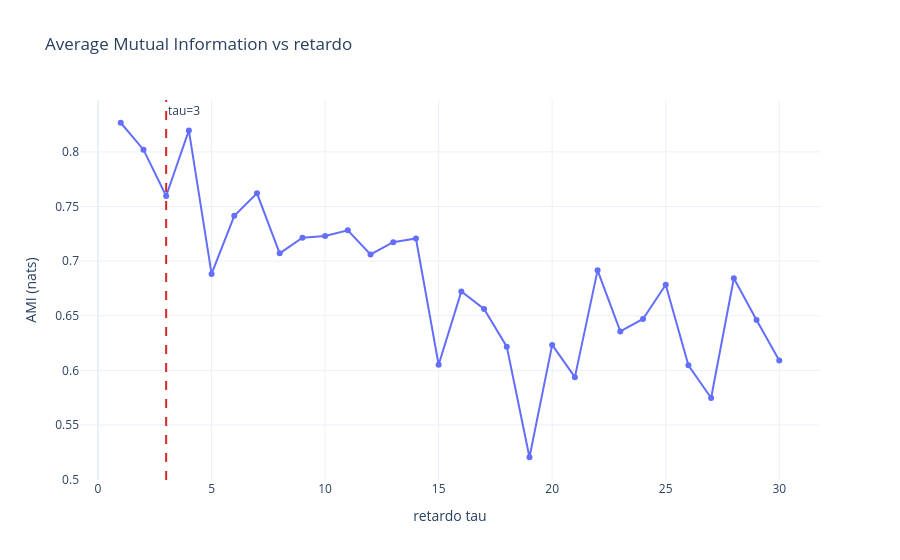

Notebook source saved alongside this figure:
### Markdown cell above
## 3. AmiFnnSelector (Takens)

**Idea:** reconstruir la dinamica con un time-delay embedding `v(t) = [s(t-1), s(t-1-tau), ...]`.

* **tau (AMI):** primer minimo de la Informacion Mutua Promedio entre la serie y su copia retrasada. Es la separacion donde cada coordenada aporta info nueva sin desconectarse.
* **m (FNN):** False Nearest Neighbors. Sube m hasta que los vecinos falsos (cercanos solo por falta de dimensiones) desaparecen.

Los lags resultantes son uniformes: `1, 1+tau, 1+2tau, ...`

### Code cell
from email import feedparser
from src.features.build_features import (
    _average_mutual_information,
    estimate_delay_ami,
    estimate_dimension_fnn,
)
# 1. Extraer la serie temporal unidimensional como un array de NumPy
s = serie["consumo_real"].to_numpy()

# 2. Calcular la curva AMI usando la serie unidimensional
max_tau = 30
ami_curve = [_average_mutual_information(s[:-k], s[k:]) for k in range(1, max_tau + 1)]

# 3. Estimar tau y m usando la serie unidimensional 's'
tau = estimate_delay_ami(s)
m = estimate_dimension_fnn(s, tau)

print(f"tau elegido = {tau}   |   m elegido = {m}")

# 4. Graficar los resultados
fig = go.Figure()
fig.add_trace(go.Scatter(x=list(range(1, max_tau + 1)), y=ami_curve, mode="lines+markers", name="AMI"))
fig.add_vline(x=tau, line=dict(color="#d62728", dash="dash"), annotation_text=f"tau={tau}")
fig.update_layout(title="Average Mutual Information vs retardo", template="plotly_white",
                  xaxis_title="retardo tau", yaxis_title="AMI (nats)")
fig.show()

### Figure 1 — Plotly figure (JSON) as saved in the notebook; plotly's stock layout.template omitted (floating-point values rounded to 4 significant figures)
{"data": [{"mode": "lines+markers", "name": "AMI", "type": "scatter", "x": [1, 2, 3, 4, 5, 6, 7, 8, 9, 10, 11, 12, 13, 14, 15, 16, 17, 18, 19, 20, 21, 22, 23, 24, 25, 26, 27, 28, 29, 30], "y": [0.8267, 0.802, 0.7596, 0.8196, 0.6883, 0.7415, 0.7621, 0.7071, 0.7214, 0.7231, 0.7283, 0.7061, 0.7173, 0.7207, 0.6052, 0.6723, 0.6562, 0.6217, 0.5205, 0.6234, 0.5938, 0.6916, 0.6357, 0.647, 0.6784, 0.6047, 0.5747, 0.6844, 0.6461, 0.6091]}], "layout": {"annotations": [{"showarrow": false, "text": "tau=3", "x": 3, "xanchor": "left", "xref": "x", "y": 1, "yanchor": "top", "yref": "y domain"}], "shapes": [{"line": {"color": "#d62728", "dash": "dash"}, "type": "line", "x0": 3, "x1": 3, "xref": "x", "y0": 0, "y1": 1, "yref": "y domain"}], "title": {"text": "Average Mutual Information vs retardo"}, "xaxis": {"title": {"text": "retardo tau"}}, "yaxis": {"title": {"text": "AMI (nats)"}}}}
